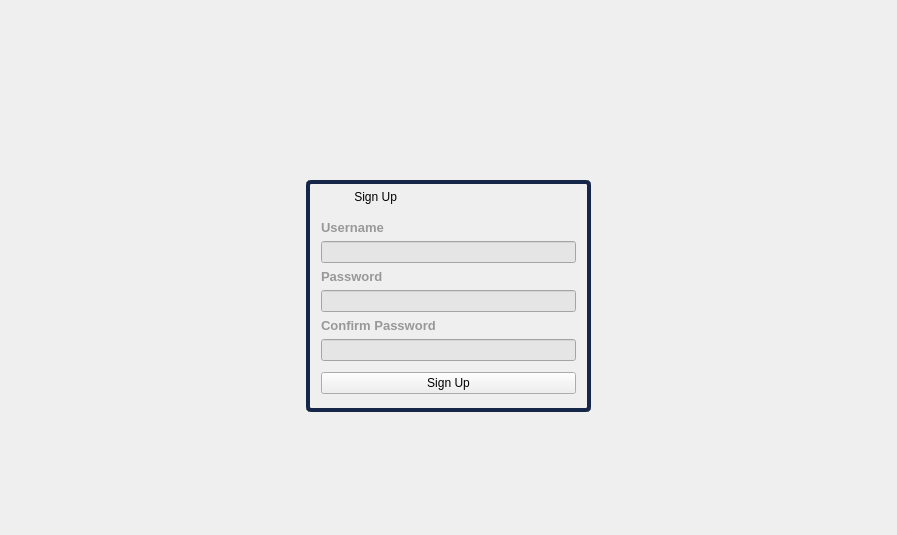
<?xml version="1.0" encoding="UTF-8"?>
<ui version="4.0">
 <class>signup</class>
 <widget class="QDialog" name="signup">
  <property name="geometry">
   <rect>
    <x>0</x>
    <y>0</y>
    <width>897</width>
    <height>535</height>
   </rect>
  </property>
  <property name="windowTitle">
   <string>Dialog</string>
  </property>
  <property name="styleSheet">
   <string notr="true">#close:hover
{
background-color:rgb(177, 0, 0);
}
#back:hover
{
background-color:rgb(197, 206, 201);
}
#signup
{
background:url(:/image/2.jpg);
}
#signup_2:hover
{
background-color:rgb(166, 224, 255);
}
#main
{
border:4px solid rgb(22, 38, 72);
border-radius:5px;
}</string>
  </property>
  <layout class="QVBoxLayout" name="verticalLayout">
   <item>
    <layout class="QHBoxLayout" name="horizontalLayout">
     <item>
      <widget class="QLabel" name="time">
       <property name="font">
        <font>
         <pointsize>11</pointsize>
        </font>
       </property>
       <property name="text">
        <string/>
       </property>
      </widget>
     </item>
     <item>
      <spacer name="horizontalSpacer">
       <property name="orientation">
        <enum>Qt::Horizontal</enum>
       </property>
       <property name="sizeHint" stdset="0">
        <size>
         <width>40</width>
         <height>20</height>
        </size>
       </property>
      </spacer>
     </item>
     <item>
      <widget class="QPushButton" name="back">
       <property name="minimumSize">
        <size>
         <width>50</width>
         <height>50</height>
        </size>
       </property>
       <property name="styleSheet">
        <string notr="true">border:3px white;</string>
       </property>
       <property name="text">
        <string/>
       </property>
       <property name="icon">
        <iconset resource="icons.qrc">
         <normaloff>:/back/iconfinder_4829864_arrow_back_left_icon_512px.png</normaloff>:/back/iconfinder_4829864_arrow_back_left_icon_512px.png</iconset>
       </property>
       <property name="autoDefault">
        <bool>false</bool>
       </property>
      </widget>
     </item>
     <item>
      <widget class="QPushButton" name="close">
       <property name="minimumSize">
        <size>
         <width>50</width>
         <height>50</height>
        </size>
       </property>
       <property name="styleSheet">
        <string notr="true">border:3px white;</string>
       </property>
       <property name="text">
        <string/>
       </property>
       <property name="icon">
        <iconset resource="icons.qrc">
         <normaloff>:/close/iconfinder_3671740_close_icon_512px.png</normaloff>:/close/iconfinder_3671740_close_icon_512px.png</iconset>
       </property>
       <property name="autoDefault">
        <bool>false</bool>
       </property>
      </widget>
     </item>
    </layout>
   </item>
   <item>
    <spacer name="verticalSpacer_2">
     <property name="orientation">
      <enum>Qt::Vertical</enum>
     </property>
     <property name="sizeHint" stdset="0">
      <size>
       <width>20</width>
       <height>40</height>
      </size>
     </property>
    </spacer>
   </item>
   <item>
    <layout class="QHBoxLayout" name="horizontalLayout_3">
     <property name="leftMargin">
      <number>10</number>
     </property>
     <property name="topMargin">
      <number>0</number>
     </property>
     <property name="rightMargin">
      <number>10</number>
     </property>
     <item>
      <spacer name="horizontalSpacer_4">
       <property name="orientation">
        <enum>Qt::Horizontal</enum>
       </property>
       <property name="sizeHint" stdset="0">
        <size>
         <width>40</width>
         <height>20</height>
        </size>
       </property>
      </spacer>
     </item>
     <item>
      <widget class="QWidget" name="main" native="true">
       <layout class="QGridLayout" name="gridLayout">
        <property name="leftMargin">
         <number>15</number>
        </property>
        <property name="topMargin">
         <number>10</number>
        </property>
        <property name="rightMargin">
         <number>15</number>
        </property>
        <property name="bottomMargin">
         <number>18</number>
        </property>
        <item row="5" column="0">
         <widget class="QLineEdit" name="lpass">
          <property name="styleSheet">
           <string notr="true">background-color:rgb(229, 229, 229)</string>
          </property>
          <property name="echoMode">
           <enum>QLineEdit::Password</enum>
          </property>
         </widget>
        </item>
        <item row="4" column="0">
         <widget class="QLabel" name="label_3">
          <property name="font">
           <font>
            <pointsize>10</pointsize>
            <weight>75</weight>
            <bold>true</bold>
           </font>
          </property>
          <property name="styleSheet">
           <string notr="true">color:rgb(152, 152, 152)</string>
          </property>
          <property name="text">
           <string>Password</string>
          </property>
          <property name="margin">
           <number>2</number>
          </property>
         </widget>
        </item>
        <item row="7" column="0">
         <widget class="QLineEdit" name="lcpass">
          <property name="styleSheet">
           <string notr="true">background-color:rgb(229, 229, 229)</string>
          </property>
          <property name="echoMode">
           <enum>QLineEdit::Password</enum>
          </property>
         </widget>
        </item>
        <item row="2" column="0">
         <widget class="QLabel" name="label_2">
          <property name="font">
           <font>
            <pointsize>10</pointsize>
            <weight>75</weight>
            <bold>true</bold>
           </font>
          </property>
          <property name="styleSheet">
           <string notr="true">color:rgb(152, 152, 152)</string>
          </property>
          <property name="text">
           <string>Username</string>
          </property>
          <property name="margin">
           <number>2</number>
          </property>
         </widget>
        </item>
        <item row="3" column="0">
         <widget class="QLineEdit" name="lname">
          <property name="styleSheet">
           <string notr="true">background-color:rgb(229, 229, 229)</string>
          </property>
         </widget>
        </item>
        <item row="9" column="0">
         <widget class="QPushButton" name="signup_2">
          <property name="styleSheet">
           <string notr="true">font: 75 10pt &quot;MS Shell Dlg 2&quot;;</string>
          </property>
          <property name="text">
           <string>Sign Up</string>
          </property>
          <property name="autoDefault">
           <bool>false</bool>
          </property>
         </widget>
        </item>
        <item row="1" column="0">
         <spacer name="verticalSpacer_3">
          <property name="orientation">
           <enum>Qt::Vertical</enum>
          </property>
          <property name="sizeType">
           <enum>QSizePolicy::Fixed</enum>
          </property>
          <property name="sizeHint" stdset="0">
           <size>
            <width>20</width>
            <height>10</height>
           </size>
          </property>
         </spacer>
        </item>
        <item row="6" column="0">
         <widget class="QLabel" name="label_4">
          <property name="font">
           <font>
            <pointsize>10</pointsize>
            <weight>75</weight>
            <bold>true</bold>
           </font>
          </property>
          <property name="styleSheet">
           <string notr="true">color:rgb(152, 152, 152)</string>
          </property>
          <property name="text">
           <string>Confirm Password</string>
          </property>
          <property name="margin">
           <number>2</number>
          </property>
         </widget>
        </item>
        <item row="8" column="0">
         <spacer name="verticalSpacer_4">
          <property name="orientation">
           <enum>Qt::Vertical</enum>
          </property>
          <property name="sizeType">
           <enum>QSizePolicy::Fixed</enum>
          </property>
          <property name="sizeHint" stdset="0">
           <size>
            <width>20</width>
            <height>5</height>
           </size>
          </property>
         </spacer>
        </item>
        <item row="0" column="0">
         <widget class="QLabel" name="label">
          <property name="styleSheet">
           <string notr="true">font: 75 18pt &quot;MS Shell Dlg 2&quot;;
color:black</string>
          </property>
          <property name="text">
           <string>          Sign Up</string>
          </property>
         </widget>
        </item>
       </layout>
      </widget>
     </item>
     <item>
      <spacer name="horizontalSpacer_2">
       <property name="orientation">
        <enum>Qt::Horizontal</enum>
       </property>
       <property name="sizeHint" stdset="0">
        <size>
         <width>40</width>
         <height>20</height>
        </size>
       </property>
      </spacer>
     </item>
    </layout>
   </item>
   <item>
    <spacer name="verticalSpacer">
     <property name="orientation">
      <enum>Qt::Vertical</enum>
     </property>
     <property name="sizeHint" stdset="0">
      <size>
       <width>20</width>
       <height>40</height>
      </size>
     </property>
    </spacer>
   </item>
  </layout>
 </widget>
 <resources>
  <include location="icons.qrc"/>
 </resources>
 <connections/>
</ui>
